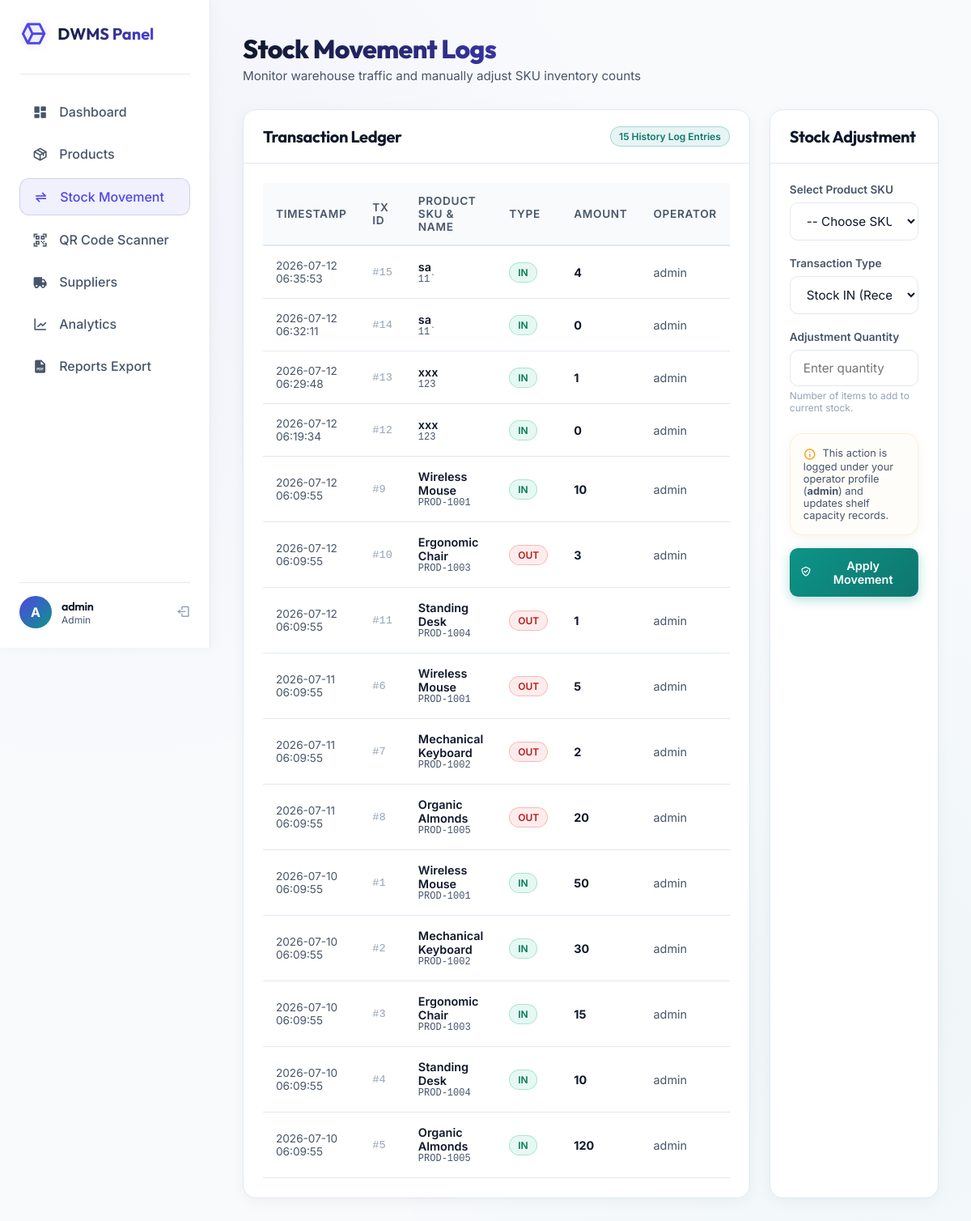
The page /inventory/ (signed in) on the database as committed earlier.
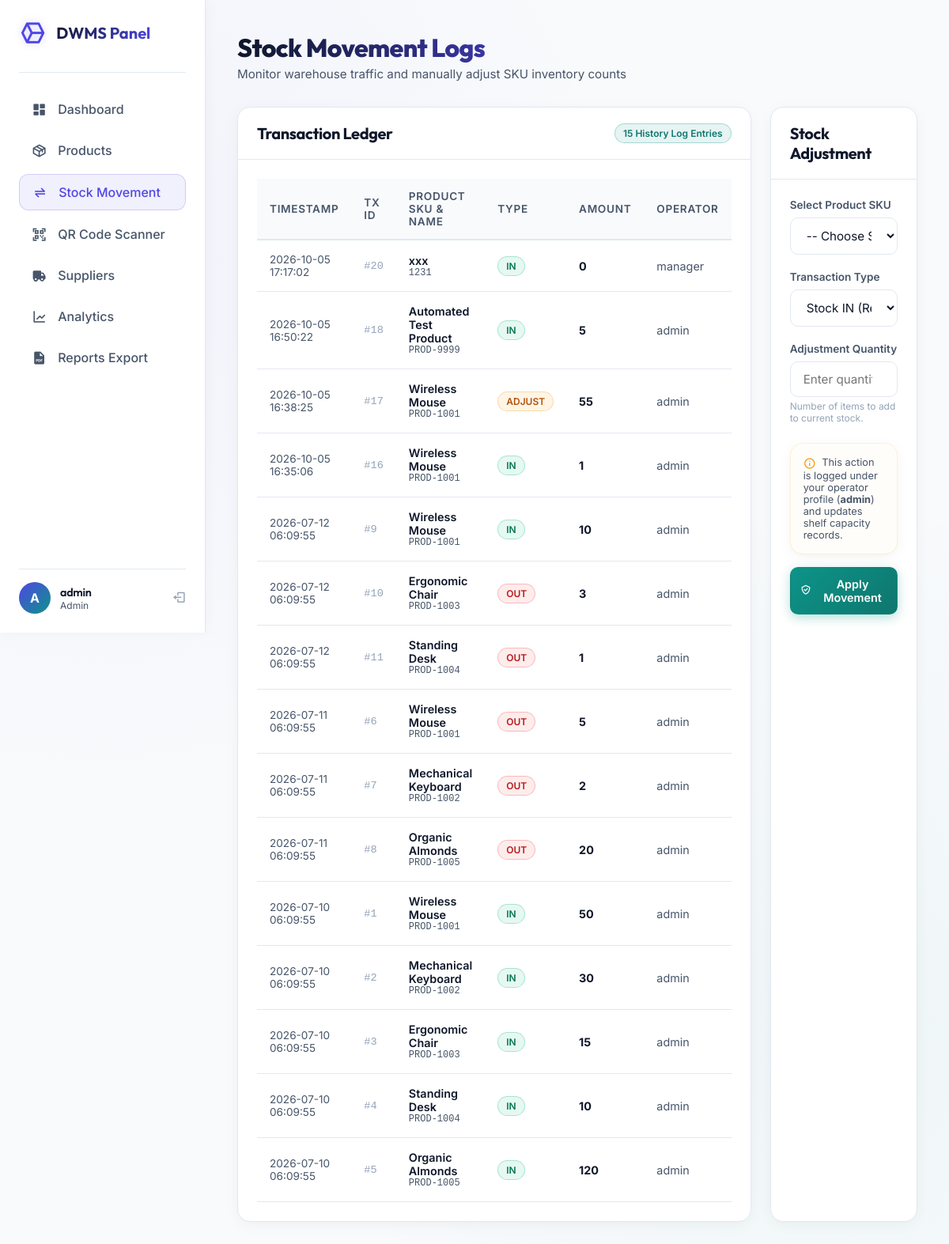
The same page on the database as committed later.
### tables this page shows
CREATE TABLE inventory_transactions (
    id INTEGER PRIMARY KEY AUTOINCREMENT,
    product_id TEXT NOT NULL,
    transaction_type TEXT NOT NULL CHECK(transaction_type IN ('IN', 'OUT', 'ADJUST')),
    quantity INTEGER NOT NULL,
    date TIMESTAMP NOT NULL DEFAULT CURRENT_TIMESTAMP,
    user_id INTEGER NOT NULL,
    FOREIGN KEY(product_id) REFERENCES products(id) ON DELETE CASCADE,
    FOREIGN KEY(user_id) REFERENCES users(id)
);

CREATE TABLE products (
    id TEXT PRIMARY KEY,
    product_name TEXT NOT NULL,
    category TEXT NOT NULL,
    quantity INTEGER NOT NULL DEFAULT 0 CHECK(quantity >= 0),
    unit_price REAL NOT NULL CHECK(unit_price >= 0.0),
    qr_code_path TEXT NOT NULL,
    shelf_id TEXT,
    supplier_id INTEGER,
    FOREIGN KEY(shelf_id) REFERENCES warehouse_shelves(shelf_id) ON DELETE SET NULL,
    FOREIGN KEY(supplier_id) REFERENCES suppliers(id) ON DELETE SET NULL
);

CREATE TABLE users (
    id INTEGER PRIMARY KEY AUTOINCREMENT,
    username TEXT UNIQUE NOT NULL,
    password TEXT NOT NULL,
    role TEXT NOT NULL CHECK(role IN ('Admin', 'Manager', 'Staff'))
);

### routes/inventory.py (the view)
@inventory_bp.route('/')
@login_required()
def index():
    transactions = Inventory.get_transactions(limit=100)
    products = Product.get_all()
    return render_template(
        'inventory.html',
        active_page='inventory',
        transactions=transactions,
        products=products
    )

### database/db.py (called while the page is built)
def get_db_connection():
    conn = sqlite3.connect(Config.DB_PATH)
    conn.row_factory = sqlite3.Row
    conn.execute("PRAGMA foreign_keys = ON;")
    return conn

### models/inventory.py (called while the page is built)
    @staticmethod
    def get_transactions(limit=100):
        conn = get_db_connection()
        query = """
            SELECT t.id, t.product_id, p.product_name, t.transaction_type, t.quantity, t.date, u.username
            FROM inventory_transactions t
            JOIN products p ON t.product_id = p.id
            JOIN users u ON t.user_id = u.id
            ORDER BY t.date DESC
            LIMIT ?;
        """
        rows = conn.execute(query, (limit,)).fetchall()
        conn.close()
        return [dict(r) for r in rows]

### models/product.py (called while the page is built)
    @staticmethod
    def get_all():
        conn = get_db_connection()
        query = """
            SELECT p.*, s.company_name AS supplier_name, sh.zone AS shelf_zone
            FROM products p
            LEFT JOIN suppliers s ON p.supplier_id = s.id
            LEFT JOIN warehouse_shelves sh ON p.shelf_id = sh.shelf_id;
        """
        rows = conn.execute(query).fetchall()
        conn.close()
        return [dict(r) for r in rows]

### templates/inventory.html (shortened to what the changed rows need)
{% extends "base.html" %}
{% block content %}
<div class="header-container">
    <div class="page-title">
        <h1>Stock Movement Logs</h1>
    </div>
</div>
<div class="content-grid">
    <div class="glass-panel">
        <div class="panel-header">
            <h2>Transaction Ledger</h2>
        </div>
        <div class="panel-content">
            {% if transactions %}
                <div class="table-responsive">
                    <table class="custom-table">
                        <thead>
                            <tr>
                                <th>Timestamp</th>
                                <th>Tx ID</th>
                                <th>Product SKU & Name</th>
                                <th>Type</th>
                                <th>Amount</th>
                                <th>Operator</th>
                            </tr>
                        </thead>
                        <tbody>
                            {% for tx in transactions %}
                                <tr>
                                    <td style="color: var(--text-secondary); font-size: 0.85rem;">{{ tx.date }}</td>
                                    <td style="font-family: monospace; font-size: 0.85rem; color: var(--text-muted);">#{{ tx.id }}</td>
                                    <td>
                                        <div style="font-weight: 600;">{{ tx.product_name }}</div>
                                        <div style="font-size: 0.75rem; color: var(--text-secondary); font-family: monospace;">{{ tx.product_id }}</div>
                                    </td>
                                    <td>
                                        {% if tx.transaction_type == 'IN' %}
                                            <span class="badge badge-success">IN</span>
                                        {% elif tx.transaction_type == 'OUT' %}
                                            <span class="badge badge-danger">OUT</span>
                                        {% else %}
                                            <span class="badge badge-warning">ADJUST</span>
                                        {% endif %}
                                    </td>
                                    <td style="font-weight: 700;">{{ tx.quantity }}</td>
                                    <td style="color: var(--text-secondary);">{{ tx.username }}</td>
                                </tr>
                            {% endfor %}
                        </tbody>
                    </table>
                </div>
            {% else %}
                <div style="text-align: center; padding: 60px 0; color: var(--text-muted);">
                    <i class='bx bx-receipt' style="font-size: 4rem; margin-bottom: 12px; display: block;"></i>
                    <p>No inventory movements recorded yet.</p>
                </div>
            {% endif %}
        </div>
    </div>
    <div class="glass-panel">
        <div class="panel-header">
            <h2>Stock Adjustment</h2>
        </div>
    </div>
</div>
{% endblock %}

Rows that differ between the two databases and show on the page:
removed inventory_transactions: date "2026-07-12 06:35:53", id "15", product_name "sa", product_id "11`", transaction_type "IN", quantity "4", username "admin"
removed inventory_transactions: date "2026-07-12 06:32:11", id "14", product_name "sa", product_id "11`", transaction_type "IN", quantity "0", username "admin"
removed inventory_transactions: date "2026-07-12 06:29:48", id "13", product_name "xxx", product_id "123", transaction_type "IN", quantity "1", username "admin"
removed inventory_transactions: date "2026-07-12 06:19:34", id "12", product_name "xxx", product_id "123", transaction_type "IN", quantity "0", username "admin"
added inventory_transactions: date "2026-10-05 17:17:02", id "20", product_name "xxx", product_id "1231", transaction_type "IN", quantity "0", username "manager"
added inventory_transactions: date "2026-10-05 16:50:22", id "18", product_name "Automated Test Product", product_id "PROD-9999", transaction_type "IN", quantity "5", username "admin"
added inventory_transactions: date "2026-10-05 16:38:25", id "17", product_name "Wireless Mouse", product_id "PROD-1001", transaction_type "ADJUST", quantity "55", username "admin"
added inventory_transactions: date "2026-10-05 16:35:06", id "16", product_name "Wireless Mouse", product_id "PROD-1001", transaction_type "IN", quantity "1", username "admin"
